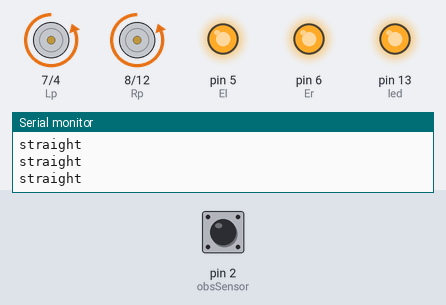
The sketch below on a simulated Arduino Uno, built with avr-gcc and run on an emulated ATmega328P. Parts: motor-driver pin pairs drawn as motors (green arrow = first pin HIGH = forward, orange = second pin HIGH = backward, longer = more drive), output pins drawn as LEDs (lit = HIGH), the last lines printed to the serial monitor. The test bench sets the inputs (shaded band); at power-on: pin 2 (obsSensor) LOW.

Above: at 1.2 s.
1.3 s: pin 2 (obsSensor) driven HIGH
At 4.1 s:
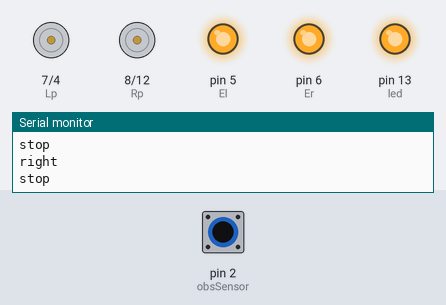
4.3 s: pin 2 (obsSensor) driven LOW
At 4.6 s:
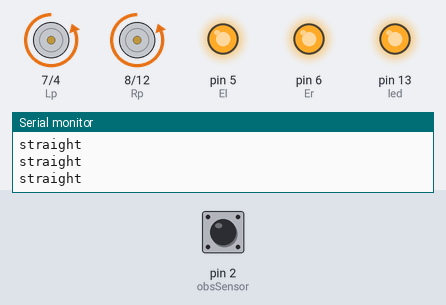
7.3 s: pin 2 (obsSensor) pulsed HIGH 2 times (0.12 s each, 0.3 s apart)
10.9 s: pin 2 (obsSensor) pulsed HIGH 2 times (0.12 s each, 0.3 s apart)
Timing chart, 0 to 13.9 s (numbered marks = the images above; inputs shaded):
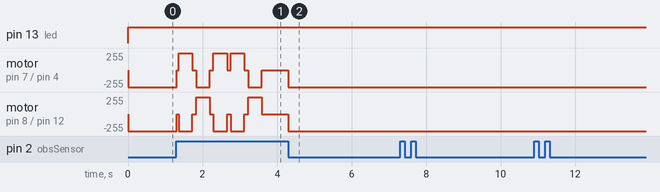

The sketch:

obstacle.ino
```cpp
#define Lp 7 //left pin of positive motor
#define Ln 4 // left negative
#define El 5 // Enable pin of left motor
#define Rp 8 //right motor positive pin
#define Rn 12 //pin no of right negative motor
#define Er 6 //Enable pin of right motor. if it is 0 right motor is always off
#define led 13
#define obsSensor 2

int i=0;

void setup()
{
  // put your setup code here, to run once:
  Serial.begin(9600);
  pinMode(obsSensor,INPUT);
  pinMode(Lp,OUTPUT);
  pinMode(Ln,OUTPUT);
  pinMode(El,OUTPUT);
  pinMode(Er,OUTPUT);
  pinMode(Rp,OUTPUT);
  pinMode(Rn,OUTPUT);
  pinMode(led,OUTPUT);

  digitalWrite(El,HIGH);
  digitalWrite(Er,HIGH);
}

void loop()
{

  // put your main code here, to run repeatedly:
  if(digitalRead(obsSensor))
  {
    if(i==0)
    {
      MotorControl(0,0); //(left,right)
      Serial.println("stop");
      delay(50);
      MotorControl(2,1);
      Serial.println("left");
      delay(365);
      i++;
      MotorControl(0,0); //(left,right)
      Serial.println("stop");
      delay(50);
    }
    else if(i==1)
    {
       MotorControl(0,0); //(left,right)
       Serial.println("stop");
       delay(50);
       MotorControl(1,2);
       Serial.println("right");
       delay(365);
       i++;
       MotorControl(0,0); //(left,right)
       Serial.println("stop");
       delay(50);
    }
    else if(i==2)
    {
       MotorControl(0,0); //(left,right)
       Serial.println("stop");
       delay(50);
       MotorControl(2,1);
       Serial.println("left");
       delay(365);
       i++;
       MotorControl(0,0); //(left,right)
       Serial.println("stop");
       delay(50);
    }
    else if(i==3)
    {
      MotorControl(0,0); //(left,right)
      Serial.println("stop");
      delay(50);
      MotorControl(2,1);
      Serial.println("left");
      delay(365);
      i++;
      MotorControl(0,0); //(left,right)
      Serial.println("stop");
      delay(50);
    }
    else if(i==4)
    {
      MotorControl(0,0); //(left,right)
      Serial.println("stop");
      delay(50);
      MotorControl(1,2);
      Serial.println("right");
      delay(365);
      i++;
      MotorControl(0,0); //(left,right)
      Serial.println("stop");
      delay(50);
    }
     /*
     digitalWrite(led,LOW);
     MotorControl(0,0); //(left,right)
     Serial.println("stop");
     delay(0);


     MotorControl(2,2);
     Serial.println("reverse");
     delay(0);

     MotorControl(1,2);
     Serial.println("right");
     delay(300);

     MotorControl(2,1);
     Serial.println("left");
     delay(300);
     */
  }
  else
  {
    digitalWrite(led,HIGH);
    MotorControl(1,1);
    Serial.println("straight");
  }

}

void MotorControl(int driveL,int driveR)
{
  switch(driveL)
  {
    case 0:
      digitalWrite(Ln,LOW);
      digitalWrite(Lp,LOW);
      break;
    case 1:
      digitalWrite(Ln,HIGH);
      digitalWrite(Lp,LOW);
      break;
    case 2:
      digitalWrite(Ln,LOW);
      digitalWrite(Lp,HIGH);
      break;
    default:
      break;
  }

  switch(driveR)
  {
    case 0:
      digitalWrite(Rn,LOW);
      digitalWrite(Rp,LOW);
      break;
    case 1:
      digitalWrite(Rn,HIGH);
      digitalWrite(Rp,LOW);
      break;
    case 2:
      digitalWrite(Rn,LOW);
      digitalWrite(Rp,HIGH);
      break;
    default:
      break;
  }

}
```

Measured:
- after the input at 4.3 s, motor on pin 7 (Lp) / pin 4 (Ln), motor on pin 8 (Rp) / pin 12 (Rn): stopped → backward 255/255 at once
